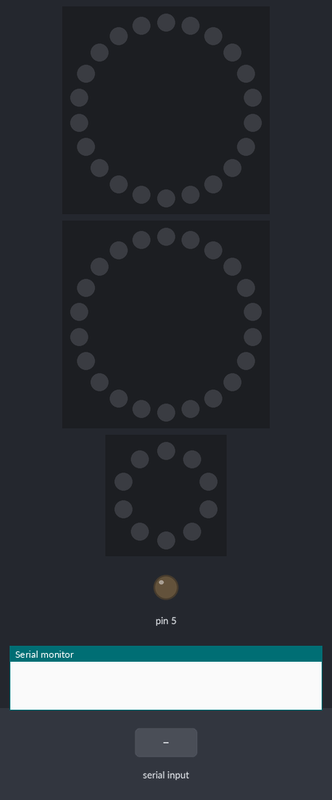
Simulated run of this sketch. Board: Arduino Uno, built with avr-gcc and run on an emulated ATmega328P. Parts: 2 × 22 RGB LEDs in a ring, first at the top, clockwise, 10 RGB LEDs in a ring, first at the top, clockwise, output pins drawn as LEDs (lit = HIGH), the last lines printed to the serial monitor. The test bench sets the inputs (shaded band).

Above: at 1.2 s.
1.3 s: "0\n" received over Serial
At 1.55 s:
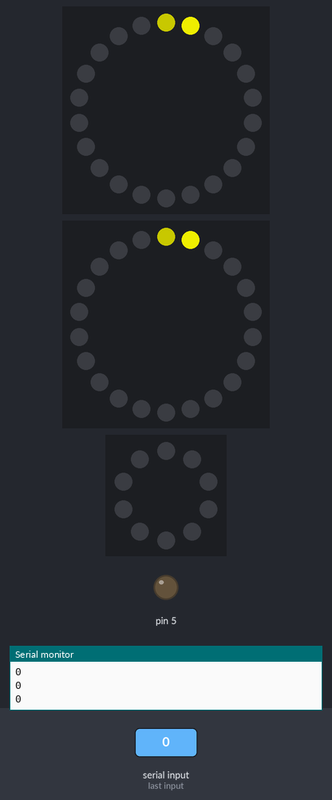
3.2 s: "30,150,10\n" received over Serial
At 3.27 s:
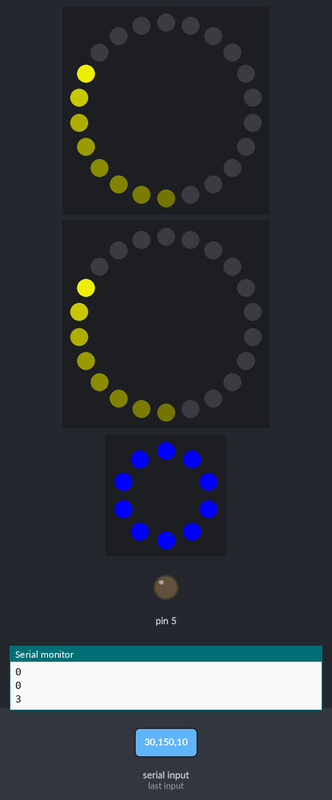
5.0 s: "1\n" received over Serial
At 5.09 s:
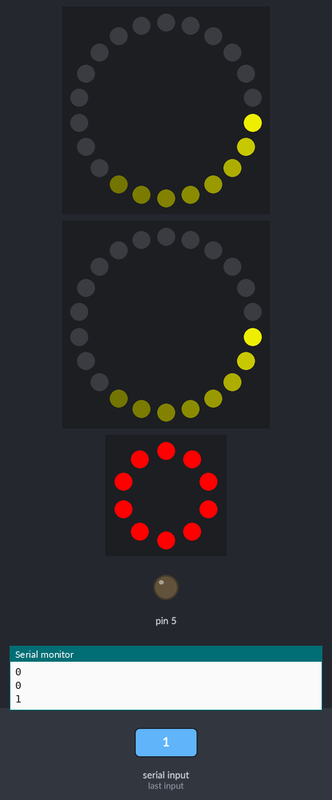
6.8 s: "2\n" received over Serial
At 6.91 s:
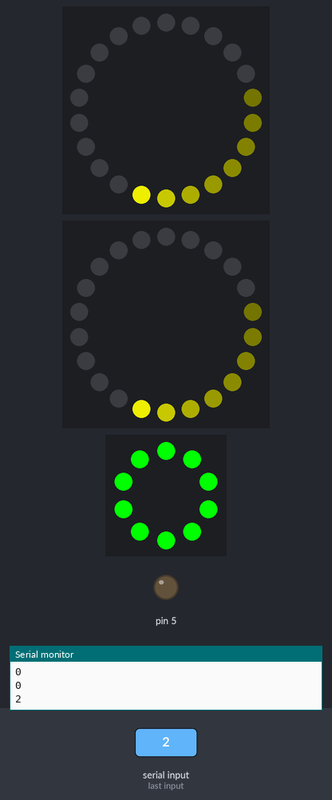
8.5 s: "5\n" received over Serial
At 8.62 s:
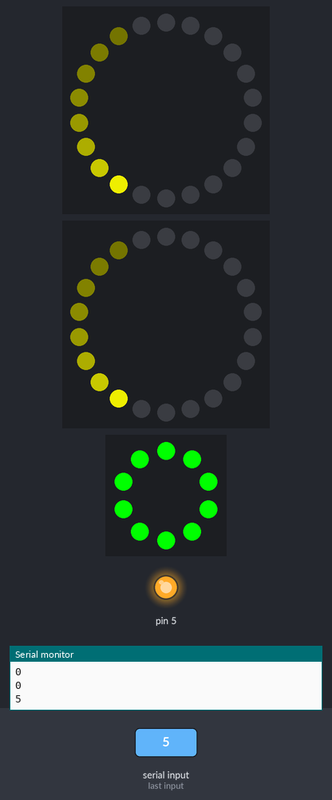
Timing chart, 0 to 11.2 s (numbered marks = the images above; inputs shaded):
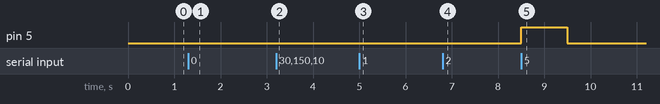

The sketch:

shedpixels3.ino
```cpp
#include <Adafruit_NeoPixel.h>

// char receivedChar;
boolean newData = false;
String inString = "";
int inFixInt = 0;
int inFuncInt = 0;
uint32_t inCol1Int = 0;
uint32_t inCol2Int = 0;
int inInterInt = 0;

// Pattern types supported:
enum  pattern { NONE, RAINBOW_CYCLE, THEATER_CHASE, COLOR_WIPE, SCANNER, FADE };
// Patern directions supported:
enum  direction { FORWARD, REVERSE };


// NeoPattern Class - derived from the Adafruit_NeoPixel class
class NeoPatterns : public Adafruit_NeoPixel
{
    public:

    // Member Variables:
    pattern  ActivePattern;  // which pattern is running
    direction Direction;     // direction to run the pattern

    unsigned long Interval;   // milliseconds between updates
    unsigned long lastUpdate; // last update of position

    uint32_t Color1, Color2;  // What colors are in use
    uint16_t TotalSteps;  // total number of steps in the pattern
    uint16_t Index;  // current step within the pattern

    void (*OnComplete)();  // Callback on completion of pattern

    // Constructor - calls base-class constructor to initialize strip
    NeoPatterns(uint16_t pixels, uint8_t pin, uint8_t type, void (*callback)())
    :Adafruit_NeoPixel(pixels, pin, type)
    {
        OnComplete = callback;
    }

    // Update the pattern
    void Update()
    {
        if((millis() - lastUpdate) > Interval) // time to update
        {
            lastUpdate = millis();
            switch(ActivePattern)
            {
                case RAINBOW_CYCLE:
                    RainbowCycleUpdate();
                    break;
                case THEATER_CHASE:
                    TheaterChaseUpdate();
                    break;
                case COLOR_WIPE:
                    ColorWipeUpdate();
                    break;
                case SCANNER:
                    ScannerUpdate();
                    break;
                case FADE:
                    FadeUpdate();
                    break;
                default:
                    break;
            }
        }
    }

    // Increment the Index and reset at the end
    void Increment()
    {
        if (Direction == FORWARD)
        {
           Index++;
           if (Index >= TotalSteps)
            {
                Index = 0;
                if (OnComplete != NULL)
                {
                    OnComplete(); // call the comlpetion callback
                }
            }
        }
        else // Direction == REVERSE
        {
            --Index;
            if (Index <= 0)
            {
                Index = TotalSteps-1;
                if (OnComplete != NULL)
                {
                    OnComplete(); // call the comlpetion callback
                }
            }
        }
    }

    // Reverse pattern direction
    void Reverse()
    {
        if (Direction == FORWARD)
        {
            Direction = REVERSE;
            Index = TotalSteps-1;
        }
        else
        {
            Direction = FORWARD;
            Index = 0;
        }
    }

    // Initialize for a RainbowCycle
    void RainbowCycle(uint8_t interval, direction dir = FORWARD)
    {
        ActivePattern = RAINBOW_CYCLE;
        Interval = interval;
        TotalSteps = 255;
        Index = 0;
        Direction = dir;
    }

    // Update the Rainbow Cycle Pattern
    void RainbowCycleUpdate()
    {
        for(int i=0; i< numPixels(); i++)
        {
            setPixelColor(i, Wheel(((i * 256 / numPixels()) + Index) & 255));
        }
        show();
        Increment();
    }

    // Initialize for a Theater Chase
    void TheaterChase(uint32_t color1, uint32_t color2, uint8_t interval, direction dir = FORWARD)
    {
        ActivePattern = THEATER_CHASE;
        Interval = interval;
        TotalSteps = numPixels();
        Color1 = color1;
        Color2 = color2;
        Index = 0;
        Direction = dir;
   }

    // Update the Theater Chase Pattern
    void TheaterChaseUpdate()
    {
        for(int i=0; i< numPixels(); i++)
        {
            if ((i + Index) % 3 == 0)
            {
                setPixelColor(i, Color1);
            }
            else
            {
                setPixelColor(i, Color2);
            }
        }
        show();
        Increment();
    }

    // Initialize for a ColorWipe
    void ColorWipe(uint32_t color, uint8_t interval, direction dir = FORWARD)
    {
        ActivePattern = COLOR_WIPE;
        Interval = interval;
        TotalSteps = numPixels();
        Color1 = color;
        Index = 0;
        Direction = dir;
    }

    // Update the Color Wipe Pattern
    void ColorWipeUpdate()
    {
        setPixelColor(Index, Color1);
        show();
        Increment();
    }

    // Initialize for a SCANNNER
    void Scanner(uint32_t color1, uint8_t interval)
    {
        ActivePattern = SCANNER;
        Interval = interval;
        TotalSteps = (numPixels() - 1) * 2;
        Color1 = color1;
        Index = 0;
    }

    // Update the Scanner Pattern
    void ScannerUpdate()
    {
        for (int i = 0; i < numPixels(); i++)
        {
            if (i == Index)  // Scan Pixel to the right
            {
                 setPixelColor(i, Color1);
            }
            else if (i == TotalSteps - Index) // Scan Pixel to the left
            {
                 setPixelColor(i, Color1);
            }
            else // Fading tail
            {
                 setPixelColor(i, DimColor(getPixelColor(i)));
            }
        }
        show();
        Increment();
    }

    // Initialize for a Fade
    void Fade(uint32_t color1, uint32_t color2, uint16_t steps, uint8_t interval, direction dir = FORWARD)
    {
        ActivePattern = FADE;
        Interval = interval;
        TotalSteps = steps;
        Color1 = color1;
        Color2 = color2;
        Index = 0;
        Direction = dir;
    }

    // Update the Fade Pattern
    void FadeUpdate()
    {
        // Calculate linear interpolation between Color1 and Color2
        // Optimise order of operations to minimize truncation error
        uint8_t red = ((Red(Color1) * (TotalSteps - Index)) + (Red(Color2) * Index)) / TotalSteps;
        uint8_t green = ((Green(Color1) * (TotalSteps - Index)) + (Green(Color2) * Index)) / TotalSteps;
        uint8_t blue = ((Blue(Color1) * (TotalSteps - Index)) + (Blue(Color2) * Index)) / TotalSteps;

        ColorSet(Color(red, green, blue));
        show();
        Increment();
    }

    // Calculate 50% dimmed version of a color (used by ScannerUpdate)
    uint32_t DimColor(uint32_t color)
    {
        // Shift R, G and B components one bit to the right
        uint32_t dimColor = Color(Red(color) >> 1, Green(color) >> 1, Blue(color) >> 1);
        return dimColor;
    }

    // Set all pixels to a color (synchronously)
    void ColorSet(uint32_t color)
    {
        for (int i = 0; i < numPixels(); i++)
        {
            setPixelColor(i, color);
        }
        show();
    }

    // Returns the Red component of a 32-bit color
    uint8_t Red(uint32_t color)
    {
        return (color >> 16) & 0xFF;
    }

    // Returns the Green component of a 32-bit color
    uint8_t Green(uint32_t color)
    {
        return (color >> 8) & 0xFF;
    }

    // Returns the Blue component of a 32-bit color
    uint8_t Blue(uint32_t color)
    {
        return color & 0xFF;
    }

    // Input a value 0 to 255 to get a color value.
    // The colours are a transition r - g - b - back to r.
    uint32_t Wheel(byte WheelPos)
    {
        WheelPos = 255 - WheelPos;
        if(WheelPos < 85)
        {
            return Color(255 - WheelPos * 3, 0, WheelPos * 3);
        }
        else if(WheelPos < 170)
        {
            WheelPos -= 85;
            return Color(0, WheelPos * 3, 255 - WheelPos * 3);
        }
        else
        {
            WheelPos -= 170;
            return Color(WheelPos * 3, 255 - WheelPos * 3, 0);
        }
    }
};

class Solenoid
{
	// Class Member Variables
	// These are initialized at startup
	int solPin;      // the number of the solenoid pin
	long length;     // length of burst

	// These maintain the current state
	int solState;             		// solState used to set the solenoid
	unsigned long previousMillis;  	// will store last time solenoid was updated

  // Constructor - creates a Solenoid
  // and initializes the member variables and state
  public:
  Solenoid(int pin)
  {
	solPin = pin;
	pinMode(solPin, OUTPUT);
	solState = LOW;
	previousMillis = 0;
  }

  void Fire(long Length)
  {
    length = Length;
    previousMillis = millis();
    solState = HIGH;
    digitalWrite(solPin, solState);
  }

  void Update()
  {
    // check to see if it's time to change the state of the LED
    unsigned long currentMillis = millis();

    if((solState == HIGH) && (currentMillis - previousMillis >= length))
    {
    	solState = LOW;  // Turn it off
      previousMillis = currentMillis;  // Remember the time
      digitalWrite(solPin, solState);  // Update the actual LED
    }
  }
};

void recvInfo()
{
  while (Serial.available() > 0){
    int inChar = Serial.read();
    if (isDigit(inChar)){
      inString +=(char)inChar;
    }
    if (inChar == '\n'){
      Serial.println(inString);

      String inFix = (String)inString[0];
      inFixInt = inFix.toInt();
      Serial.println(inFixInt);

      String inFunc = (String)inString[1];
      inFuncInt = inFunc.toInt();
      Serial.println(inFuncInt);

      String inCol1 = (String)inString.substring(2,11);
      inCol1Int = inCol1.toInt();
      Serial.println(inCol1Int);

      String inCol2 = (String)inString.substring(11,20);
      inCol2Int = inCol2.toInt();
      Serial.println(inCol2Int);

      String inInter = (String)inString.substring(20,24);
      inInterInt = inInter.toInt();
      Serial.println(inInterInt);


      inString = "";
      newData = true;
    }
  }
}


void Ring1Complete();
void Ring2Complete();
void Ring3Complete();

// Define some NeoPatterns for the two rings and the stick
//  as well as some completion routines
NeoPatterns Ring1(22, 3, NEO_GRB + NEO_KHZ800, &Ring1Complete);
NeoPatterns Ring2(22, 4, NEO_GRB + NEO_KHZ800, &Ring2Complete);
NeoPatterns Ring3(10, 2, NEO_GRB + NEO_KHZ800, &StickComplete);

Solenoid Solenoid1(5);

int tempo = 173;
float longperiod = ((tempo / 42)*2);
float shortperiod = (tempo / 9);

// Initialize everything and prepare to start
void setup()
{
  Serial.begin(115200);


    // Initialize all the pixelStrips
    Ring1.begin();
    Ring2.begin();
    Ring3.begin();

    // Kick off a pattern
    // Ring1.TheaterChase(Ring1.Color(255,0,0), Ring1.Color(0,0,255), (longperiod * 16));
    // Ring2.RainbowCycle(3);
  //  Ring2.Color1 = Ring1.Color1;
   // Ring3.Scanner(Ring1.Color(60,150,150), 55);
    //Ring1.ColorSet(Ring1.Color(150,0,200));
    //Ring2.ColorSet(Ring2.Color(150,0,200));

   // Ring1.Scanner(Ring1.Color(200,200,0),1000);
  //  Ring2.Scanner(Ring2.Color(200,200,0),(longperiod * 16));
   // Ring3.ColorSet(Ring3.Color(15,25,25));
   // Solenoid1.Fire(10000);
}

// Main loop
void loop()
{
  recvInfo();
  if (newData == true)
  {
    Serial.println(inFixInt);

    newData = false;

    if (inFixInt == 1)
    {
      Ring3.ColorSet(Ring3.Color(255,0,0));
    }
    if (inFixInt == 2)
    {
      Ring3.ColorSet(Ring3.Color(0,255,0));
    }
    if (inFixInt == 3)
    {
      Ring3.ColorSet(Ring3.Color(0,0,255));
    }
    if (inFixInt == 4)
    {
      Ring3.ColorSet(Ring3.Color(0,0,0));
    }
    if (inFixInt == 5)
    {
      Solenoid1.Fire(1000);
    }
    if (inFixInt == 0)
    {
      Ring1.Scanner(Ring1.Color(200,200,0),100);
      Ring2.Scanner(Ring2.Color(200,200,0),100);
    }
  }


    // Update the rings.
    Ring1.Update();
    Ring2.Update();
    Ring3.Update();
    Solenoid1.Update();


}

//------------------------------------------------------------
//Completion Routines - get called on completion of a pattern
//------------------------------------------------------------

// Ring1 Completion Callback
void Ring1Complete()
{

}

// Ring 2 Completion Callback
void Ring2Complete()
{

}

// Stick Completion Callback
void StickComplete()
{
    // Random color change for next scan

}
```

Measured:
- after the input at 1.3 s, the LEDs: first change after 0.10 s (image 1 shows a later state)
- after the input at 3.2 s, the LEDs: change at once (image 2)
- after the input at 5.0 s, the LEDs: change at once (image 3)
- after the input at 6.8 s, the LEDs: first change at once (image 4 shows a later state)
- after the input at 8.5 s, pin 5: LOW → HIGH at once, → LOW 1.0 s later
